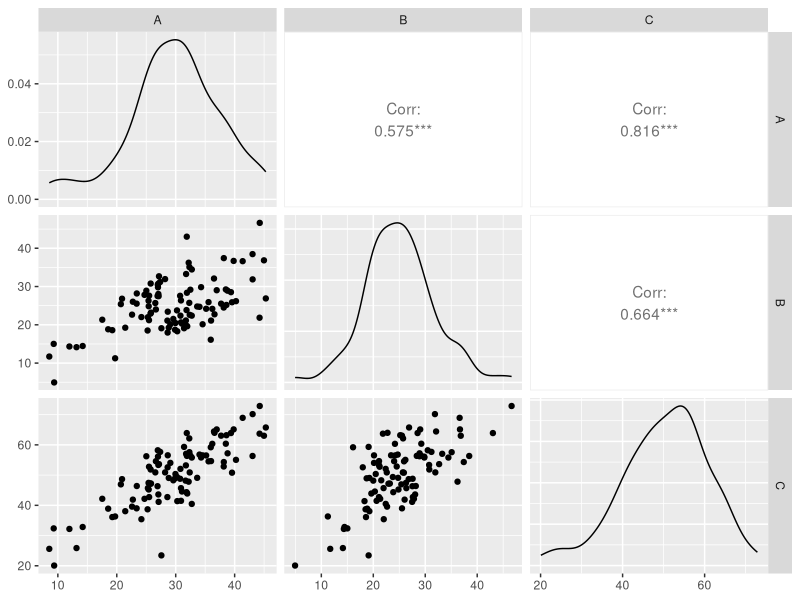
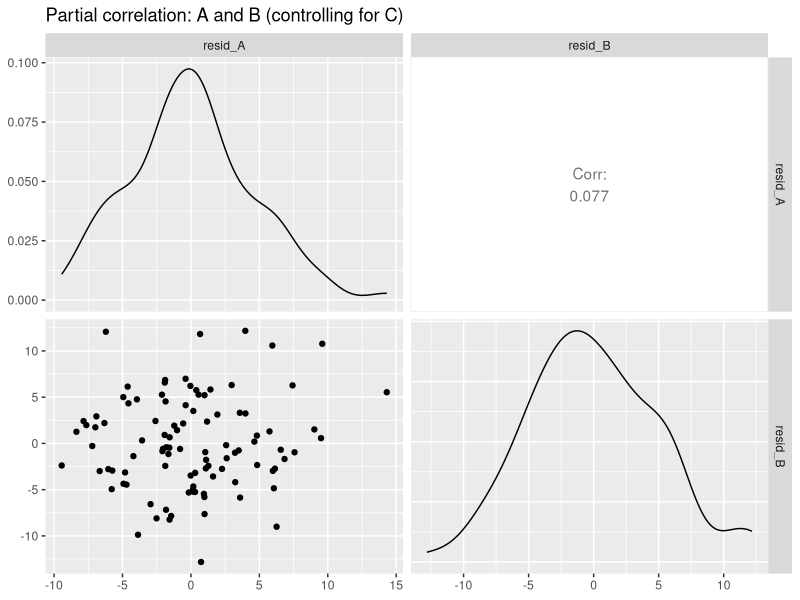

The R source for these figures, in order:
# Load packages
library(dplyr)
library(GGally)
library(ggplot2)

set.seed(42)

# Step 1: Generate correlated data
n <- 100
C <- rnorm(n, mean = 50, sd = 10)
A <- 0.6 * C + rnorm(n, sd = 5)
B <- 0.5 * C + rnorm(n, sd = 5)

# Check simple correlations
cor(A, B)
cor(A, C)
cor(B, C)

tb = tibble(A,B,C)

ggpairs(tb)
resid_A <- lm(A ~ C)$residuals
resid_B <- lm(B ~ C)$residuals

resid_df <- data.frame(resid_A, resid_B)

ggpairs(resid_df) +
  ggtitle("Partial correlation: A and B (controlling for C)")
